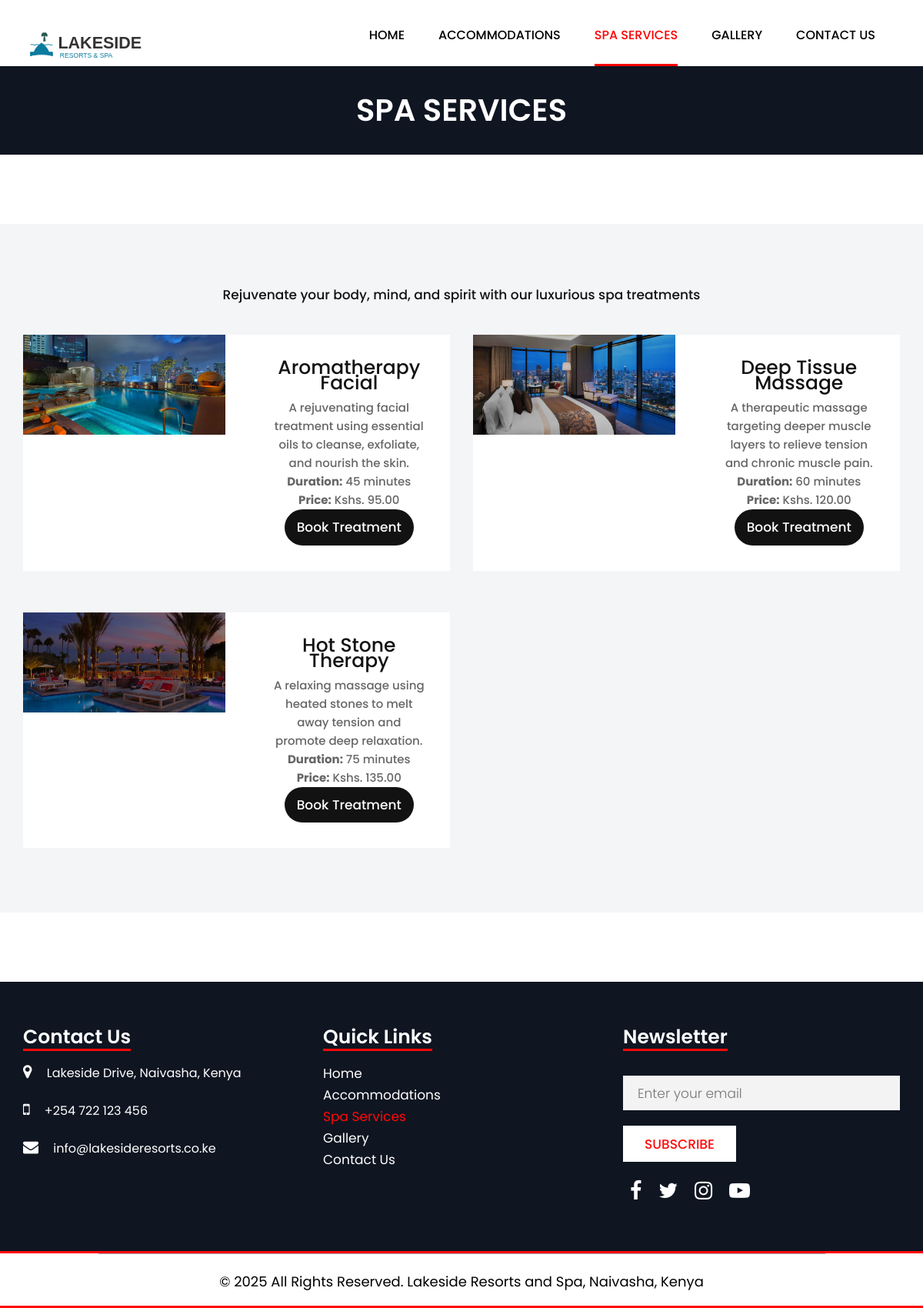
Page /spa_services.php on the committed database.
### tables this page shows
CREATE TABLE
  spa_services (
    id INT NOT NULL AUTO_INCREMENT,
    name VARCHAR(100) NOT NULL,
    description TEXT,
    price DECIMAL(10, 2) NOT NULL,
    duration INT NOT NULL,
    image VARCHAR(255),
    is_available TINYINT (1) DEFAULT 1,
    PRIMARY KEY (id)
  );

### includes/functions.php (called while the page is built, shortened)
<?php
function format_price($price)
{
    return 'Kshs. ' . number_format($price, 2);
}
function get_spa_services()
{
    global $conn;
    $services = [];
    $sql = "SELECT * FROM spa_services WHERE is_available = 1 ORDER BY price";
    $result = mysqli_query($conn, $sql);
    if ($result && mysqli_num_rows($result) > 0) {
        while ($row = mysqli_fetch_assoc($result)) {
            $services[] = $row;
        }
    }
    return $services;
}

### spa_services.php (the view, shortened to what this page needs)
<?php
require_once 'includes/connect.php';
require_once 'includes/functions.php';
include 'includes/header.php';
$services = get_spa_services();
?>
<div class="back_re">
    <div class="container">
        <div class="row">
            <div class="col-md-12">
                <div class="title">
                    <h2>Spa Services</h2>
                </div>
            </div>
        </div>
    </div>
</div>
<div class="our_room">
    <div class="container">
        <div class="row">
            <div class="col-md-12">
                <div class="titlepage">
                    <p>Rejuvenate your body, mind, and spirit with our luxurious spa treatments</p>
                </div>
            </div>
        </div>
        <div class="row">
            <?php foreach ($services as $service): ?>
                <div class="col-md-6 mb-4">
                    <div id="service-<?php echo $service['id']; ?>" class="room">
                        <div class="row">
                            <div class="col-md-6">
                                <div class="room_img">
                                    <figure><img src="images/<?php echo htmlspecialchars($service['image']); ?>" alt="<?php echo htmlspecialchars($service['name']); ?>" /></figure>
                                </div>
                            </div>
                            <div class="col-md-6">
                                <div class="bed_room">
                                    <h3><?php echo htmlspecialchars($service['name']); ?></h3>
                                    <p><?php echo nl2br(htmlspecialchars($service['description'])); ?></p>
                                    <div class="service_details">
                                        <p><strong>Duration:</strong> <?php echo $service['duration']; ?> minutes</p>
                                        <p><strong>Price:</strong> <?php echo format_price($service['price']); ?></p>
                                    </div>
                                    <a href="#" class="read_more" onclick="bookService(<?php echo $service['id']; ?>, '<?php echo htmlspecialchars($service['name']); ?>')">Book Treatment</a>
                                </div>
                            </div>
                        </div>
                    </div>
                </div>
            <?php endforeach; ?>
        </div>
    </div>
</div>
<?php include 'includes/footer.php'; ?>

### css/style.css (style rules this page uses)
* { box-sizing: border-box !important; }
.container { max-width: 1170px; }
html { scroll-behavior: smooth; }
body { color: #666666; font-size: 14px; font-family: 'Poppins', sans-serif; line-height: 1.80857; font-weight: normal; }
a { color: #1f1f1f; text-decoration: none !important; outline: none !important; -webkit-transition: all .3s ease-in-out; -moz-transition: all .3s ease-in-out; -ms-transition: all .3s ease-in-out; -o-transition: all .3s ease-in-out; transition: all .3s ease-in-out; }
h1, h2, h3, h4, h5, h6 { letter-spacing: 0; font-weight: normal; position: relative; padding: 0 0 10px 0; font-weight: normal; line-height: normal; color: #111111; margin: 0 }
h2 { font-size: 22px; }
h3 { font-size: 18px; }
*, *::after, *::before { -webkit-box-sizing: border-box; -moz-box-sizing: border-box; box-sizing: border-box; }
p { margin: 0px; font-weight: 500; font-size: 15px; line-height: 24px; }
a { color: #222222; text-decoration: none; outline: none !important; }
a, .btn { text-decoration: none !important; outline: none !important; -webkit-transition: all .3s ease-in-out; -moz-transition: all .3s ease-in-out; -ms-transition: all .3s ease-in-out; -o-transition: all .3s ease-in-out; transition: all .3s ease-in-out; }
img { max-width: 100%; height: auto; }
.titlepage { text-align: center; padding-bottom: 40px; }
.read_more { font-size: 17px; background-color: #121212; color: #fff; padding: 8px 16px; text-align: center; display: inline-block; transition: ease-in all 0.5s; font-weight: 500; border-radius: 30px; }
.our_room { background-color: #f4f5f7; padding: 60px 0 30px 0; margin-top: 90px; }
.our_room .titlepage { text-align: center; }
.our_room .titlepage p { color: #121212; font-size: 17px; margin-top: 20px; }
.our_room .room { text-align: center; background-color: #fff; margin-bottom: 30px; transition: ease-in all 0.5s; }
.our_room .room .room_img { overflow: hidden; }
.our_room .room .room_img figure { margin: 0; }
.our_room .room .room_img figure img { width: 100%; transition: all .5s; }
.our_room .room .bed_room { padding: 33px 30px; }
.our_room .room .bed_room h3 { color: #121212; font-size: 25px; line-height: 20px; font-weight: 500; transition: ease-in all 0.5s; margin: auto; }
.back_re { background-color: #0f1521; }
.back_re .title { text-align: center; }
.back_re .title h2 { color:#fff; font-size: 40px; padding: 40px 0; font-weight: 600; text-transform: uppercase; line-height: 35px; }

### css/icomoon.css (style rules this page uses)
body { background: #fff; }

### rows in the picture
spa_services: image (picture), name "Aromatherapy Facial", description "A rejuvenating facial treatment using essential oils to cleanse, exfoliate, and nourish the skin.", duration "45", price "Kshs. 95.00"
spa_services: image (picture), name "Deep Tissue Massage", description "A therapeutic massage targeting deeper muscle layers to relieve tension and chronic muscle pain.", duration "60", price "Kshs. 120.00"
spa_services: image (picture), name "Hot Stone Therapy", description "A relaxing massage using heated stones to melt away tension and promote deep relaxation.", duration "75", price "Kshs. 135.00"
